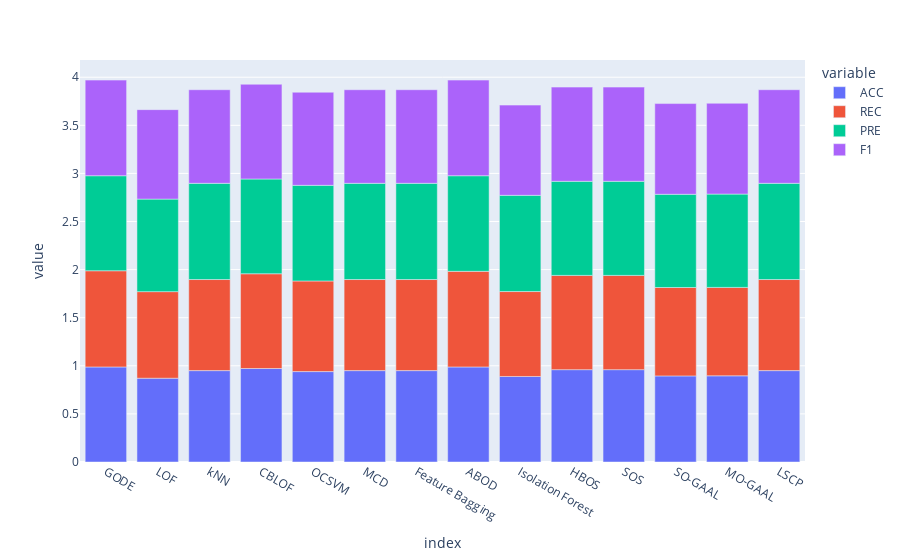

The notebook cell this image was saved under:
### Code cell
df.plot.bar(backend='plotly',y=['ACC','REC','PRE','F1'])

### Figure 1 — Plotly figure (JSON) as saved in the notebook; plotly's stock layout.template omitted (floating-point values rounded to 4 significant figures)
{"data": [{"alignmentgroup": "True", "hovertemplate": "variable=ACC<br>index=%{x}<br>value=%{y}<extra></extra>", "legendgroup": "ACC", "marker": {"color": "#636efa", "pattern": {"shape": ""}}, "name": "ACC", "offsetgroup": "ACC", "orientation": "v", "showlegend": true, "textposition": "auto", "type": "bar", "x": ["GODE", "LOF", "kNN", "CBLOF", "OCSVM", "MCD", "Feature Bagging", "ABOD", "Isolation Forest", "HBOS", "SOS", "SO-GAAL", "MO-GAAL", "LSCP"], "xaxis": "x", "y": [0.988, 0.871, 0.95, 0.972, 0.94, 0.95, 0.95, 0.988, 0.889, 0.96, 0.96, 0.895, 0.896, 0.95], "yaxis": "y"}, {"alignmentgroup": "True", "hovertemplate": "variable=REC<br>index=%{x}<br>value=%{y}<extra></extra>", "legendgroup": "REC", "marker": {"color": "#EF553B", "pattern": {"shape": ""}}, "name": "REC", "offsetgroup": "REC", "orientation": "v", "showlegend": true, "textposition": "auto", "type": "bar", "x": ["GODE", "LOF", "kNN", "CBLOF", "OCSVM", "MCD", "Feature Bagging", "ABOD", "Isolation Forest", "HBOS", "SOS", "SO-GAAL", "MO-GAAL", "LSCP"], "xaxis": "x", "y": [1, 0.9, 0.947, 0.985, 0.942, 0.947, 0.947, 0.994, 0.883, 0.98, 0.98, 0.919, 0.919, 0.947], "yaxis": "y"}, {"alignmentgroup": "True", "hovertemplate": "variable=PRE<br>index=%{x}<br>value=%{y}<extra></extra>", "legendgroup": "PRE", "marker": {"color": "#00cc96", "pattern": {"shape": ""}}, "name": "PRE", "offsetgroup": "PRE", "orientation": "v", "showlegend": true, "textposition": "auto", "type": "bar", "x": ["GODE", "LOF", "kNN", "CBLOF", "OCSVM", "MCD", "Feature Bagging", "ABOD", "Isolation Forest", "HBOS", "SOS", "SO-GAAL", "MO-GAAL", "LSCP"], "xaxis": "x", "y": [0.988, 0.962, 1, 0.985, 0.994, 1, 1, 0.994, 1, 0.978, 0.978, 0.969, 0.97, 1], "yaxis": "y"}, {"alignmentgroup": "True", "hovertemplate": "variable=F1<br>index=%{x}<br>value=%{y}<extra></extra>", "legendgroup": "F1", "marker": {"color": "#ab63fa", "pattern": {"shape": ""}}, "name": "F1", "offsetgroup": "F1", "orientation": "v", "showlegend": true, "textposition": "auto", "type": "bar", "x": ["GODE", "LOF", "kNN", "CBLOF", "OCSVM", "MCD", "Feature Bagging", "ABOD", "Isolation Forest", "HBOS", "SOS", "SO-GAAL", "MO-GAAL", "LSCP"], "xaxis": "x", "y": [0.994, 0.93, 0.973, 0.985, 0.968, 0.973, 0.973, 0.994, 0.938, 0.979, 0.979, 0.943, 0.944, 0.973], "yaxis": "y"}], "layout": {"autosize": true, "barmode": "relative", "legend": {"title": {"text": "variable"}, "tracegroupgap": 0}, "margin": {"t": 60}, "xaxis": {"anchor": "y", "autorange": true, "domain": [0, 1], "range": [-0.5, 13.5], "title": {"text": "index"}, "type": "category"}, "yaxis": {"anchor": "x", "autorange": true, "domain": [0, 1], "range": [0, 4.179], "title": {"text": "value"}, "type": "linear"}}}
